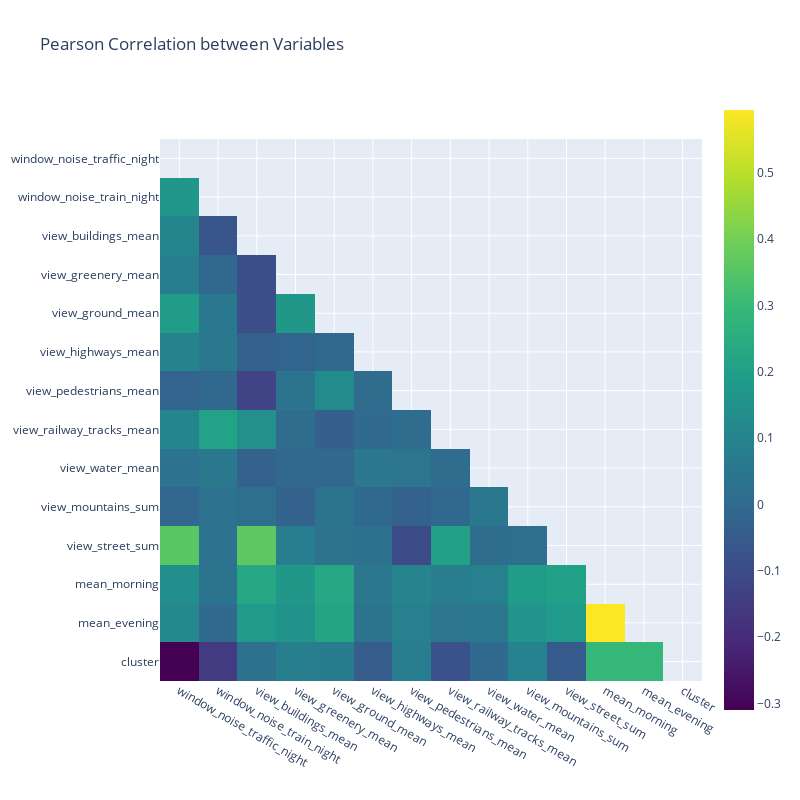

The notebook cell this image was saved under:
### Code cell
corr_matrix_all = df_clustering.select_dtypes(include=['int64', 'float64']).corr()

mask = np.triu(np.ones_like(corr_matrix_all, dtype=bool))
corr_matrix_masked = corr_matrix_all.mask(mask)
fig = px.imshow(corr_matrix_masked, width=800, height=800, title='Pearson Correlation between Variables', color_continuous_scale='Viridis')
fig.show()

### Figure 1 — Plotly figure (JSON) as saved in the notebook; plotly's stock layout.template omitted (floating-point values rounded to 4 significant figures; data arrays with more than 128 entries replaced by an {"elided": "..."} marker saying what was removed)
{"data": [{"coloraxis": "coloraxis", "hovertemplate": "x: %{x}<br>y: %{y}<br>color: %{z}<extra></extra>", "name": "0", "type": "heatmap", "x": ["window_noise_traffic_night", "window_noise_train_night", "view_buildings_mean", "view_greenery_mean", "view_ground_mean", "view_highways_mean", "view_pedestrians_mean", "view_railway_tracks_mean", "view_water_mean", "view_mountains_sum", "view_street_sum", "mean_morning", "mean_evening", "cluster"], "xaxis": "x", "y": ["window_noise_traffic_night", "window_noise_train_night", "view_buildings_mean", "view_greenery_mean", "view_ground_mean", "view_highways_mean", "view_pedestrians_mean", "view_railway_tracks_mean", "view_water_mean", "view_mountains_sum", "view_street_sum", "mean_morning", "mean_evening", "cluster"], "yaxis": "y", "z": {"elided": "14x14 float values"}}], "layout": {"coloraxis": {"colorscale": [[0, "#440154"], [0.1111, "#482878"], [0.2222, "#3e4989"], [0.3333, "#31688e"], [0.4444, "#26828e"], [0.5556, "#1f9e89"], [0.6667, "#35b779"], [0.7778, "#6ece58"], [0.8889, "#b5de2b"], [1, "#fde725"]]}, "height": 800, "title": {"text": "Pearson Correlation between Variables"}, "width": 800, "xaxis": {"anchor": "y", "constrain": "domain", "domain": [0, 1], "scaleanchor": "y"}, "yaxis": {"anchor": "x", "autorange": "reversed", "constrain": "domain", "domain": [0, 1]}}}
